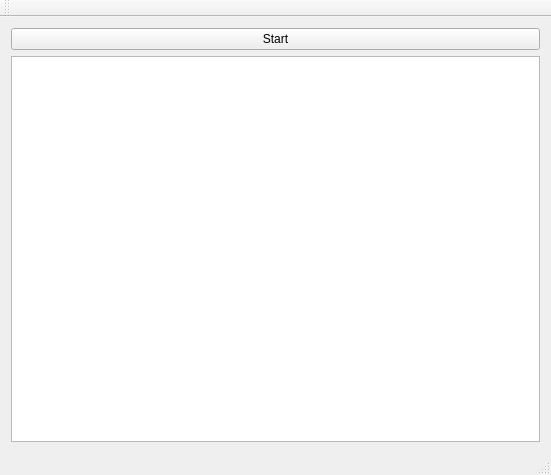
<?xml version="1.0" encoding="UTF-8"?>
<ui version="4.0">
 <class>MainWindow</class>
 <widget class="QMainWindow" name="MainWindow">
  <property name="geometry">
   <rect>
    <x>0</x>
    <y>0</y>
    <width>551</width>
    <height>475</height>
   </rect>
  </property>
  <property name="windowTitle">
   <string>MainWindow</string>
  </property>
  <widget class="QWidget" name="centralWidget">
   <layout class="QVBoxLayout" name="verticalLayout">
    <item>
     <widget class="QPushButton" name="btnStart">
      <property name="text">
       <string>Start</string>
      </property>
     </widget>
    </item>
    <item>
     <widget class="QTextEdit" name="textEdit">
      <property name="lineWrapMode">
       <enum>QTextEdit::NoWrap</enum>
      </property>
      <property name="readOnly">
       <bool>true</bool>
      </property>
     </widget>
    </item>
   </layout>
  </widget>
  <widget class="QMenuBar" name="menuBar">
   <property name="geometry">
    <rect>
     <x>0</x>
     <y>0</y>
     <width>551</width>
     <height>25</height>
    </rect>
   </property>
  </widget>
  <widget class="QToolBar" name="mainToolBar">
   <attribute name="toolBarArea">
    <enum>TopToolBarArea</enum>
   </attribute>
   <attribute name="toolBarBreak">
    <bool>false</bool>
   </attribute>
  </widget>
  <widget class="QStatusBar" name="statusBar"/>
 </widget>
 <layoutdefault spacing="6" margin="11"/>
 <resources/>
 <connections/>
</ui>
